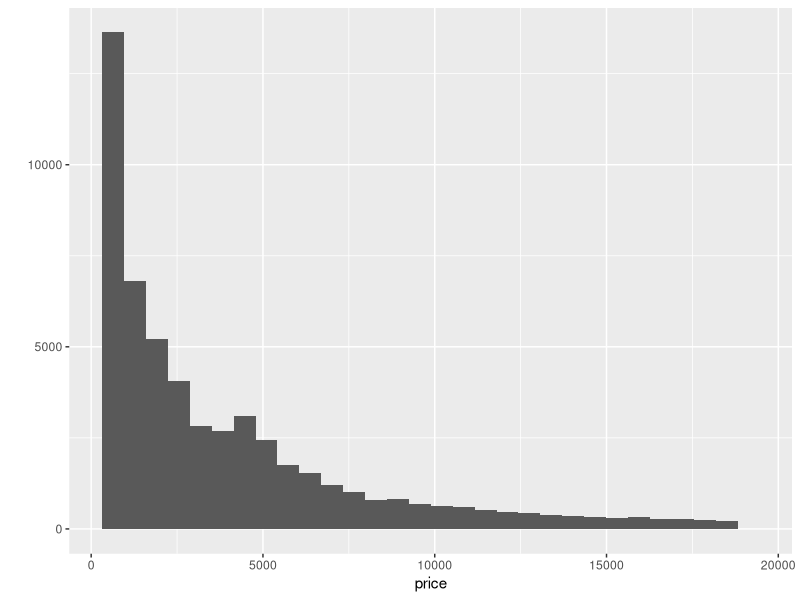
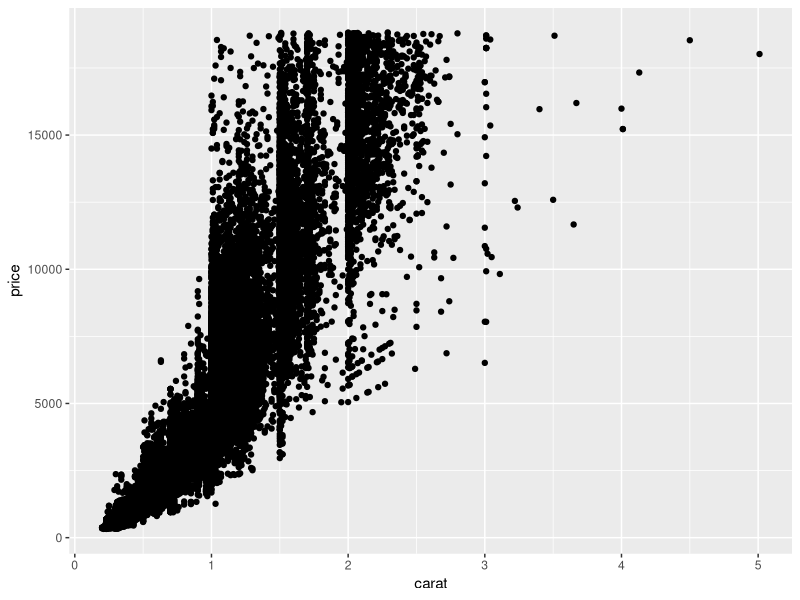
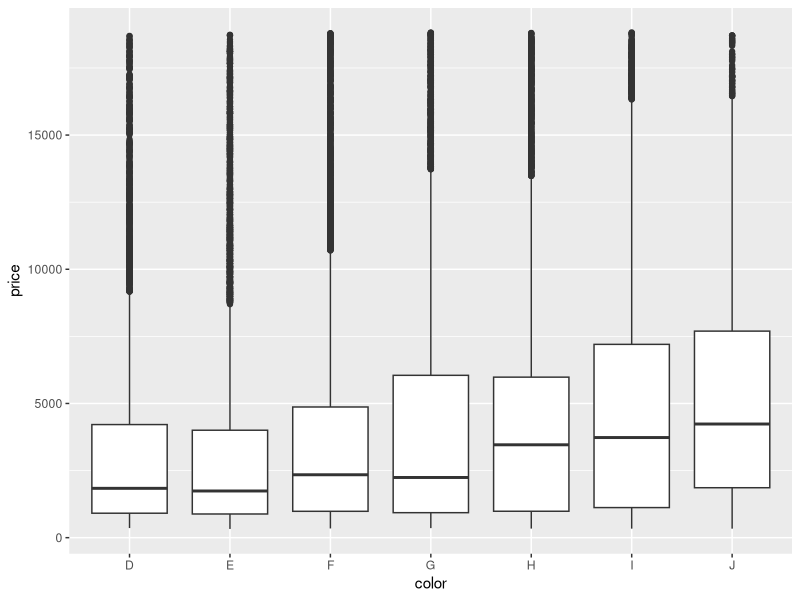
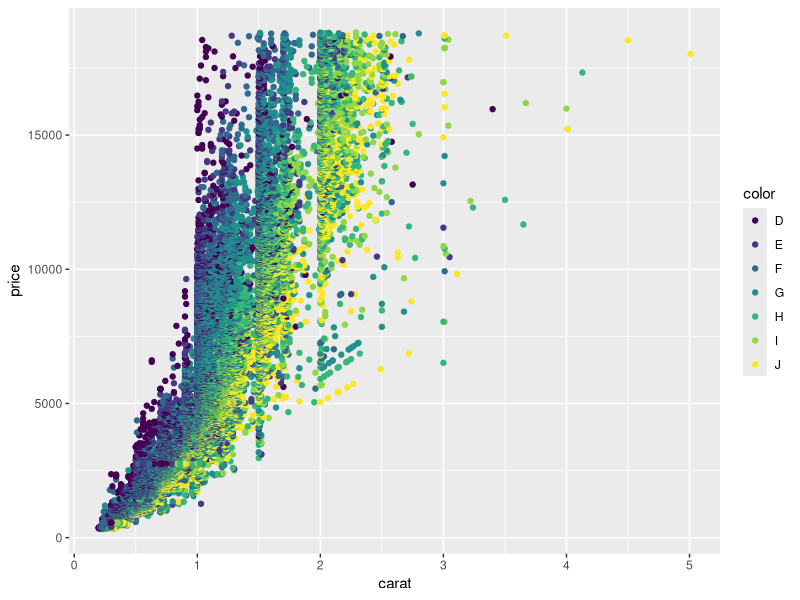
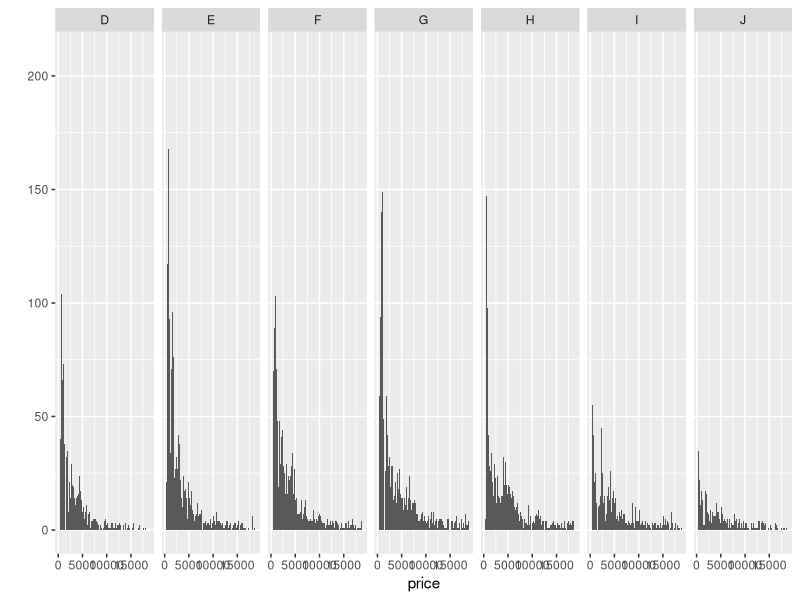

Write R code to recreate these figures, in order.
## ------------------------------------------------------------------------
#install ggplot2 if necessary and load the package
if(!("ggplot2" %in% installed.packages()[, "Package"])) 
  install.packages("ggplot2")

library(ggplot2)

## ------------------------------------------------------------------------
#histogram
qplot(data = diamonds, price)

## ------------------------------------------------------------------------
#scatter plot
qplot(data = diamonds, carat, price)

## ------------------------------------------------------------------------
#boxplot
qplot(data = diamonds, color, price, geom = "boxplot")

## ------------------------------------------------------------------------
#add color
qplot(data = diamonds, carat, price, colour = color)

## ------------------------------------------------------------------------
#faceting
qplot(data = diamonds, price, 
      geom = "histogram", binwidth = 25, facets = .~color)

